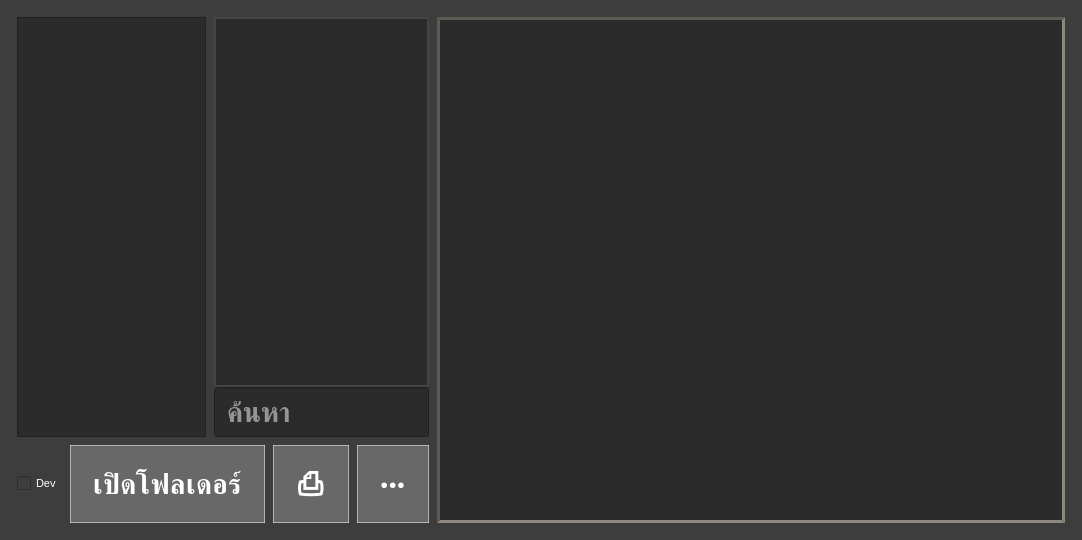
<?xml version="1.0" encoding="UTF-8"?>
<ui version="4.0">
 <class>MainWindow</class>
 <widget class="QMainWindow" name="MainWindow">
  <property name="geometry">
   <rect>
    <x>0</x>
    <y>0</y>
    <width>1082</width>
    <height>540</height>
   </rect>
  </property>
  <property name="sizePolicy">
   <sizepolicy hsizetype="Minimum" vsizetype="Minimum">
    <horstretch>0</horstretch>
    <verstretch>0</verstretch>
   </sizepolicy>
  </property>
  <property name="windowTitle">
   <string>MainWindow</string>
  </property>
  <property name="toolTip">
   <string/>
  </property>
  <property name="statusTip">
   <string/>
  </property>
  <property name="whatsThis">
   <string/>
  </property>
  <property name="accessibleName">
   <string/>
  </property>
  <property name="accessibleDescription">
   <string/>
  </property>
  <property name="styleSheet">
   <string notr="true">background-color:rgb(61, 61, 61)</string>
  </property>
  <widget class="QWidget" name="centralwidget">
   <layout class="QGridLayout" name="gridLayout">
    <item row="0" column="0">
     <widget class="QWidget" name="widget_job" native="true">
      <property name="sizePolicy">
       <sizepolicy hsizetype="Preferred" vsizetype="Minimum">
        <horstretch>0</horstretch>
        <verstretch>0</verstretch>
       </sizepolicy>
      </property>
      <property name="minimumSize">
       <size>
        <width>0</width>
        <height>0</height>
       </size>
      </property>
      <property name="maximumSize">
       <size>
        <width>16777215</width>
        <height>16777215</height>
       </size>
      </property>
      <property name="styleSheet">
       <string notr="true"/>
      </property>
      <layout class="QGridLayout" name="gridLayout_3" rowstretch="2,0,0">
       <property name="leftMargin">
        <number>8</number>
       </property>
       <property name="topMargin">
        <number>8</number>
       </property>
       <property name="rightMargin">
        <number>8</number>
       </property>
       <property name="bottomMargin">
        <number>8</number>
       </property>
       <property name="spacing">
        <number>8</number>
       </property>
       <item row="0" column="0">
        <layout class="QHBoxLayout" name="horizontalLayout_2" stretch="1,2">
         <item>
          <layout class="QVBoxLayout" name="verticalLayout_2">
           <item>
            <layout class="QHBoxLayout" name="horizontalLayout">
             <item>
              <widget class="QListWidget" name="listWidget_job_type_filter">
               <property name="font">
                <font>
                 <pointsize>20</pointsize>
                 <weight>75</weight>
                 <bold>true</bold>
                </font>
               </property>
               <property name="styleSheet">
                <string notr="true">background-color:rgb(43, 43, 43)</string>
               </property>
              </widget>
             </item>
             <item>
              <layout class="QVBoxLayout" name="verticalLayout" stretch="4,0">
               <property name="spacing">
                <number>0</number>
               </property>
               <item>
                <widget class="QTableView" name="tableView_jobs">
                 <property name="enabled">
                  <bool>true</bool>
                 </property>
                 <property name="sizePolicy">
                  <sizepolicy hsizetype="Expanding" vsizetype="Expanding">
                   <horstretch>0</horstretch>
                   <verstretch>0</verstretch>
                  </sizepolicy>
                 </property>
                 <property name="minimumSize">
                  <size>
                   <width>0</width>
                   <height>0</height>
                  </size>
                 </property>
                 <property name="font">
                  <font>
                   <pointsize>20</pointsize>
                   <weight>75</weight>
                   <bold>true</bold>
                  </font>
                 </property>
                 <property name="toolTip">
                  <string/>
                 </property>
                 <property name="statusTip">
                  <string>ช่องแสดงงานทั้งหมด</string>
                 </property>
                 <property name="styleSheet">
                  <string notr="true">/* ---------- Base table ---------- */
QTableView {
    background-color: #2b2b2b;
    color: #f0f0f0;
    border: 2px solid #444;
    gridline-color: #555;
    outline: none;
    alternate-background-color: #333;
}

/* ---------- Header ---------- */
QHeaderView::section {
    background-color: #3a3a3a;
    color: #ffffff;
    font-weight: bold;
    border: 1px solid #555;
    padding: 6px 10px;
}


/* ---------- Selected (Active) ---------- */
QTableView::item:selected:active {
               /* ปิด overlay สีเทา */
          /* พื้นหลังขาว */
                /* ตัวอักษรดำ */
 background-color: rgb(255, 255, 255);
color:black;
    font: bold;                           /* ตัวหนา */
    border: 5px;       /* เส้นขอบฟ้า */
}</string>
                 </property>
                 <property name="verticalScrollBarPolicy">
                  <enum>Qt::ScrollBarAlwaysOff</enum>
                 </property>
                 <property name="horizontalScrollBarPolicy">
                  <enum>Qt::ScrollBarAlwaysOff</enum>
                 </property>
                 <property name="editTriggers">
                  <set>QAbstractItemView::NoEditTriggers</set>
                 </property>
                 <property name="selectionMode">
                  <enum>QAbstractItemView::SingleSelection</enum>
                 </property>
                 <property name="showGrid">
                  <bool>true</bool>
                 </property>
                 <property name="gridStyle">
                  <enum>Qt::DashLine</enum>
                 </property>
                 <attribute name="horizontalHeaderVisible">
                  <bool>false</bool>
                 </attribute>
                 <attribute name="horizontalHeaderCascadingSectionResizes">
                  <bool>false</bool>
                 </attribute>
                 <attribute name="horizontalHeaderDefaultSectionSize">
                  <number>100</number>
                 </attribute>
                 <attribute name="horizontalHeaderHighlightSections">
                  <bool>false</bool>
                 </attribute>
                 <attribute name="horizontalHeaderMinimumSectionSize">
                  <number>80</number>
                 </attribute>
                 <attribute name="verticalHeaderVisible">
                  <bool>false</bool>
                 </attribute>
                 <attribute name="verticalHeaderDefaultSectionSize">
                  <number>40</number>
                 </attribute>
                 <attribute name="verticalHeaderMinimumSectionSize">
                  <number>40</number>
                 </attribute>
                </widget>
               </item>
               <item>
                <widget class="QLineEdit" name="lineEdit_search_job">
                 <property name="sizePolicy">
                  <sizepolicy hsizetype="Expanding" vsizetype="Minimum">
                   <horstretch>0</horstretch>
                   <verstretch>0</verstretch>
                  </sizepolicy>
                 </property>
                 <property name="minimumSize">
                  <size>
                   <width>0</width>
                   <height>50</height>
                  </size>
                 </property>
                 <property name="maximumSize">
                  <size>
                   <width>16777215</width>
                   <height>16777215</height>
                  </size>
                 </property>
                 <property name="font">
                  <font>
                   <pointsize>20</pointsize>
                   <weight>75</weight>
                   <bold>true</bold>
                  </font>
                 </property>
                 <property name="toolTip">
                  <string/>
                 </property>
                 <property name="statusTip">
                  <string>ค้นหาชื่อของงาน</string>
                 </property>
                 <property name="styleSheet">
                  <string notr="true">QLineEdit {
	color:white;
    /* ต้องมีขอบ */
    /* ต้องมีรัศมี */
    /* Padding สำคัญมากเพื่อให้รูปร่างโค้งมนสวยงาม */
    padding: 5px 10px; 
    background-color:rgb(43, 43, 43);
}</string>
                 </property>
                 <property name="placeholderText">
                  <string>ค้นหา</string>
                 </property>
                 <property name="clearButtonEnabled">
                  <bool>true</bool>
                 </property>
                </widget>
               </item>
              </layout>
             </item>
            </layout>
           </item>
           <item>
            <layout class="QGridLayout" name="gridLayout_4">
             <item row="0" column="0">
              <widget class="QCheckBox" name="checkBox_advance_detail_mode">
               <property name="font">
                <font>
                 <pointsize>8</pointsize>
                 <weight>50</weight>
                 <bold>false</bold>
                </font>
               </property>
               <property name="styleSheet">
                <string notr="true">color:rgb(255, 255, 255)</string>
               </property>
               <property name="text">
                <string>Dev</string>
               </property>
              </widget>
             </item>
             <item row="0" column="7">
              <widget class="QPushButton" name="pushButton_copy_workspace_path">
               <property name="sizePolicy">
                <sizepolicy hsizetype="Minimum" vsizetype="Minimum">
                 <horstretch>0</horstretch>
                 <verstretch>0</verstretch>
                </sizepolicy>
               </property>
               <property name="minimumSize">
                <size>
                 <width>0</width>
                 <height>0</height>
                </size>
               </property>
               <property name="maximumSize">
                <size>
                 <width>16777215</width>
                 <height>16777215</height>
                </size>
               </property>
               <property name="font">
                <font>
                 <pointsize>20</pointsize>
                 <weight>75</weight>
                 <bold>true</bold>
                </font>
               </property>
               <property name="toolTip">
                <string/>
               </property>
               <property name="statusTip">
                <string>คัดลอก Path โฟลเดอร์งานนี้</string>
               </property>
               <property name="layoutDirection">
                <enum>Qt::LeftToRight</enum>
               </property>
               <property name="styleSheet">
                <string notr="true">QPushButton {
    color: white;
    background: rgba(255, 255, 255, 0.22); /* เพิ่มความขาวโปร่ง */
    border: 1px solid rgba(255, 255, 255, 0.5);
    padding: 10px 22px;
    font-weight: 600;
    letter-spacing: 0.5px;
}

QPushButton:hover {
    background: rgba(255, 255, 255, 0.32); /* ขาวขึ้นเวลาชี้ */
    border: 1px solid rgba(255, 255, 255, 0.7);
}

QPushButton:pressed {
    background: rgba(255, 255, 255, 0.18);
    border: 1px solid rgba(255, 255, 255, 0.4);
}
</string>
               </property>
               <property name="text">
                <string>⎙</string>
               </property>
              </widget>
             </item>
             <item row="0" column="1">
              <spacer name="horizontalSpacer">
               <property name="orientation">
                <enum>Qt::Horizontal</enum>
               </property>
               <property name="sizeHint" stdset="0">
                <size>
                 <width>40</width>
                 <height>20</height>
                </size>
               </property>
              </spacer>
             </item>
             <item row="0" column="6">
              <widget class="QPushButton" name="pushButton_job_workspace_dir">
               <property name="sizePolicy">
                <sizepolicy hsizetype="Minimum" vsizetype="Minimum">
                 <horstretch>0</horstretch>
                 <verstretch>0</verstretch>
                </sizepolicy>
               </property>
               <property name="minimumSize">
                <size>
                 <width>0</width>
                 <height>0</height>
                </size>
               </property>
               <property name="maximumSize">
                <size>
                 <width>16777215</width>
                 <height>16777215</height>
                </size>
               </property>
               <property name="font">
                <font>
                 <pointsize>20</pointsize>
                 <weight>75</weight>
                 <bold>true</bold>
                </font>
               </property>
               <property name="toolTip">
                <string/>
               </property>
               <property name="statusTip">
                <string>เปิด Folder ที่ใช้ทำงานของชิ้นนี้</string>
               </property>
               <property name="layoutDirection">
                <enum>Qt::LeftToRight</enum>
               </property>
               <property name="styleSheet">
                <string notr="true">QPushButton {
    color: white;
    background: rgba(255, 255, 255, 0.22); /* เพิ่มความขาวโปร่ง */
    border: 1px solid rgba(255, 255, 255, 0.5);
    padding: 10px 22px;
    font-weight: 600;
    letter-spacing: 0.5px;
}

QPushButton:hover {
    background: rgba(255, 255, 255, 0.32); /* ขาวขึ้นเวลาชี้ */
    border: 1px solid rgba(255, 255, 255, 0.7);
}

QPushButton:pressed {
    background: rgba(255, 255, 255, 0.18);
    border: 1px solid rgba(255, 255, 255, 0.4);
}
</string>
               </property>
               <property name="text">
                <string>เปิดโฟลเดอร์</string>
               </property>
              </widget>
             </item>
             <item row="0" column="9">
              <widget class="QPushButton" name="pushButton_setting">
               <property name="sizePolicy">
                <sizepolicy hsizetype="Minimum" vsizetype="Minimum">
                 <horstretch>0</horstretch>
                 <verstretch>0</verstretch>
                </sizepolicy>
               </property>
               <property name="minimumSize">
                <size>
                 <width>0</width>
                 <height>0</height>
                </size>
               </property>
               <property name="maximumSize">
                <size>
                 <width>16777215</width>
                 <height>16777215</height>
                </size>
               </property>
               <property name="font">
                <font>
                 <pointsize>10</pointsize>
                 <weight>75</weight>
                 <bold>true</bold>
                </font>
               </property>
               <property name="toolTip">
                <string/>
               </property>
               <property name="statusTip">
                <string>เปิด Google Docs ของ งานชิ้นนี้</string>
               </property>
               <property name="layoutDirection">
                <enum>Qt::LeftToRight</enum>
               </property>
               <property name="styleSheet">
                <string notr="true">QPushButton {
    color: white;
    background: rgba(255, 255, 255, 0.22); /* เพิ่มความขาวโปร่ง */
    border: 1px solid rgba(255, 255, 255, 0.5);
    padding: 10px 22px;
    font-weight: 600;
    letter-spacing: 0.5px;
}

QPushButton:hover {
    background: rgba(255, 255, 255, 0.32); /* ขาวขึ้นเวลาชี้ */
    border: 1px solid rgba(255, 255, 255, 0.7);
}

QPushButton:pressed {
    background: rgba(255, 255, 255, 0.18);
    border: 1px solid rgba(255, 255, 255, 0.4);
}
</string>
               </property>
               <property name="text">
                <string>●●●</string>
               </property>
              </widget>
             </item>
            </layout>
           </item>
          </layout>
         </item>
         <item>
          <widget class="QTextBrowser" name="textBrowser_description">
           <property name="minimumSize">
            <size>
             <width>400</width>
             <height>500</height>
            </size>
           </property>
           <property name="maximumSize">
            <size>
             <width>16777215</width>
             <height>16777215</height>
            </size>
           </property>
           <property name="font">
            <font>
             <pointsize>15</pointsize>
            </font>
           </property>
           <property name="toolTip">
            <string/>
           </property>
           <property name="statusTip">
            <string>รายละเอียดงานชิ้นนี้</string>
           </property>
           <property name="styleSheet">
            <string notr="true">
QTextBrowser {

    /* รูปแบบ: [ความหนา] [สไตล์] [สี] */
    border: 3px inset rgb(94, 90, 84); /* ขอบหนา 3px, สไตล์ทึบ, สีน้ำเงินเข้ม */
	background-color:rgb(43, 43, 43);
}</string>
           </property>
           <property name="verticalScrollBarPolicy">
            <enum>Qt::ScrollBarAlwaysOff</enum>
           </property>
           <property name="horizontalScrollBarPolicy">
            <enum>Qt::ScrollBarAlwaysOff</enum>
           </property>
           <property name="html">
            <string>&lt;!DOCTYPE HTML PUBLIC &quot;-//W3C//DTD HTML 4.0//EN&quot; &quot;http://www.w3.org/TR/REC-html40/strict.dtd&quot;&gt;
&lt;html&gt;&lt;head&gt;&lt;meta name=&quot;qrichtext&quot; content=&quot;1&quot; /&gt;&lt;style type=&quot;text/css&quot;&gt;
p, li { white-space: pre-wrap; }
&lt;/style&gt;&lt;/head&gt;&lt;body style=&quot; font-family:'MS Shell Dlg 2'; font-size:15pt; font-weight:400; font-style:normal;&quot;&gt;
&lt;p style=&quot;-qt-paragraph-type:empty; margin-top:0px; margin-bottom:0px; margin-left:0px; margin-right:0px; -qt-block-indent:0; text-indent:0px; font-size:8.25pt;&quot;&gt;&lt;br /&gt;&lt;/p&gt;&lt;/body&gt;&lt;/html&gt;</string>
           </property>
          </widget>
         </item>
        </layout>
       </item>
      </layout>
     </widget>
    </item>
   </layout>
  </widget>
 </widget>
 <resources/>
 <connections/>
</ui>
